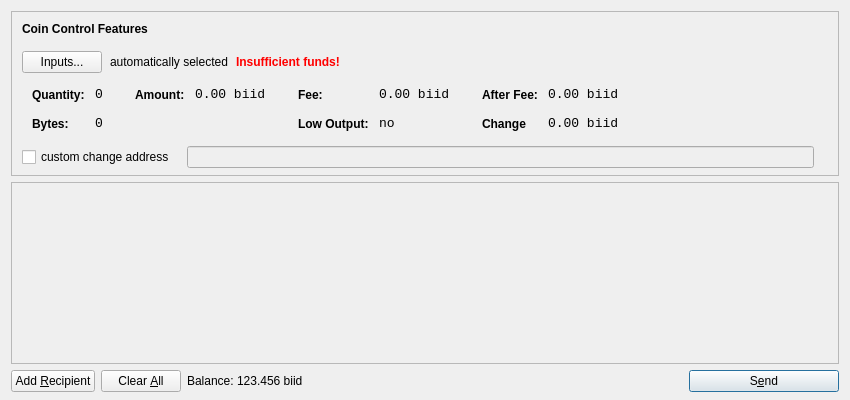
<?xml version="1.0" encoding="UTF-8"?>
<ui version="4.0">
 <class>SendCoinsDialog</class>
 <widget class="QDialog" name="SendCoinsDialog">
  <property name="geometry">
   <rect>
    <x>0</x>
    <y>0</y>
    <width>850</width>
    <height>400</height>
   </rect>
  </property>
  <property name="windowTitle">
   <string>Send Coins</string>
  </property>
  <layout class="QVBoxLayout" name="verticalLayout" stretch="0,1,0">
   <property name="bottomMargin">
    <number>8</number>
   </property>
   <item>
    <widget class="QFrame" name="frameCoinControl">
     <property name="sizePolicy">
      <sizepolicy hsizetype="Expanding" vsizetype="Expanding">
       <horstretch>0</horstretch>
       <verstretch>0</verstretch>
      </sizepolicy>
     </property>
     <property name="maximumSize">
      <size>
       <width>16777215</width>
       <height>16777215</height>
      </size>
     </property>
     <property name="frameShape">
      <enum>QFrame::StyledPanel</enum>
     </property>
     <property name="frameShadow">
      <enum>QFrame::Sunken</enum>
     </property>
     <layout class="QVBoxLayout" name="verticalLayoutCoinControl2">
      <property name="spacing">
       <number>-1</number>
      </property>
      <property name="leftMargin">
       <number>0</number>
      </property>
      <property name="topMargin">
       <number>0</number>
      </property>
      <property name="rightMargin">
       <number>0</number>
      </property>
      <property name="bottomMargin">
       <number>6</number>
      </property>
      <item>
       <layout class="QVBoxLayout" name="verticalLayoutCoinControl" stretch="0,0,0,0,1">
        <property name="spacing">
         <number>0</number>
        </property>
        <property name="leftMargin">
         <number>10</number>
        </property>
        <property name="topMargin">
         <number>10</number>
        </property>
        <item>
         <layout class="QHBoxLayout" name="horizontalLayoutCoinControl1">
          <property name="bottomMargin">
           <number>15</number>
          </property>
          <item>
           <widget class="QLabel" name="labelCoinControlFeatures">
            <property name="sizePolicy">
             <sizepolicy hsizetype="Preferred" vsizetype="Maximum">
              <horstretch>0</horstretch>
              <verstretch>0</verstretch>
             </sizepolicy>
            </property>
            <property name="font">
             <font>
              <weight>75</weight>
              <bold>true</bold>
             </font>
            </property>
            <property name="styleSheet">
             <string notr="true">font-weight:bold;</string>
            </property>
            <property name="text">
             <string>Coin Control Features</string>
            </property>
           </widget>
          </item>
         </layout>
        </item>
        <item>
         <layout class="QHBoxLayout" name="horizontalLayoutCoinControl2" stretch="0,0,0,0">
          <property name="spacing">
           <number>8</number>
          </property>
          <property name="bottomMargin">
           <number>10</number>
          </property>
          <item>
           <widget class="QPushButton" name="pushButtonCoinControl">
            <property name="styleSheet">
             <string notr="true"/>
            </property>
            <property name="text">
             <string>Inputs...</string>
            </property>
           </widget>
          </item>
          <item>
           <widget class="QLabel" name="labelCoinControlAutomaticallySelected">
            <property name="text">
             <string>automatically selected</string>
            </property>
            <property name="margin">
             <number>5</number>
            </property>
           </widget>
          </item>
          <item>
           <widget class="QLabel" name="labelCoinControlInsuffFunds">
            <property name="font">
             <font>
              <weight>75</weight>
              <bold>true</bold>
             </font>
            </property>
            <property name="styleSheet">
             <string notr="true">color:red;font-weight:bold;</string>
            </property>
            <property name="text">
             <string>Insufficient funds!</string>
            </property>
            <property name="margin">
             <number>5</number>
            </property>
           </widget>
          </item>
          <item>
           <spacer name="horizontalSpacerCoinControl">
            <property name="orientation">
             <enum>Qt::Horizontal</enum>
            </property>
            <property name="sizeHint" stdset="0">
             <size>
              <width>40</width>
              <height>1</height>
             </size>
            </property>
           </spacer>
          </item>
         </layout>
        </item>
        <item>
         <widget class="QWidget" name="widgetCoinControl" native="true">
          <property name="sizePolicy">
           <sizepolicy hsizetype="Preferred" vsizetype="Preferred">
            <horstretch>0</horstretch>
            <verstretch>0</verstretch>
           </sizepolicy>
          </property>
          <property name="minimumSize">
           <size>
            <width>0</width>
            <height>0</height>
           </size>
          </property>
          <property name="styleSheet">
           <string notr="true"/>
          </property>
          <layout class="QHBoxLayout" name="horizontalLayoutCoinControl5">
           <property name="margin">
            <number>0</number>
           </property>
           <item>
            <layout class="QHBoxLayout" name="horizontalLayoutCoinControl3" stretch="0,0,0,1">
             <property name="spacing">
              <number>20</number>
             </property>
             <property name="topMargin">
              <number>0</number>
             </property>
             <property name="bottomMargin">
              <number>10</number>
             </property>
             <item>
              <layout class="QFormLayout" name="formLayoutCoinControl1">
               <property name="horizontalSpacing">
                <number>10</number>
               </property>
               <property name="verticalSpacing">
                <number>14</number>
               </property>
               <property name="leftMargin">
                <number>10</number>
               </property>
               <property name="topMargin">
                <number>4</number>
               </property>
               <property name="rightMargin">
                <number>6</number>
               </property>
               <item row="0" column="0">
                <widget class="QLabel" name="labelCoinControlQuantityText">
                 <property name="styleSheet">
                  <string notr="true">font-weight:bold;</string>
                 </property>
                 <property name="text">
                  <string>Quantity:</string>
                 </property>
                 <property name="margin">
                  <number>0</number>
                 </property>
                </widget>
               </item>
               <item row="0" column="1">
                <widget class="QLabel" name="labelCoinControlQuantity">
                 <property name="font">
                  <font>
                   <family>Monospace</family>
                   <pointsize>10</pointsize>
                  </font>
                 </property>
                 <property name="cursor">
                  <cursorShape>IBeamCursor</cursorShape>
                 </property>
                 <property name="contextMenuPolicy">
                  <enum>Qt::ActionsContextMenu</enum>
                 </property>
                 <property name="text">
                  <string>0</string>
                 </property>
                 <property name="margin">
                  <number>0</number>
                 </property>
                 <property name="textInteractionFlags">
                  <set>Qt::LinksAccessibleByMouse|Qt::TextSelectableByKeyboard|Qt::TextSelectableByMouse</set>
                 </property>
                </widget>
               </item>
               <item row="1" column="0">
                <widget class="QLabel" name="labelCoinControlBytesText">
                 <property name="styleSheet">
                  <string notr="true">font-weight:bold;</string>
                 </property>
                 <property name="text">
                  <string>Bytes:</string>
                 </property>
                </widget>
               </item>
               <item row="1" column="1">
                <widget class="QLabel" name="labelCoinControlBytes">
                 <property name="font">
                  <font>
                   <family>Monospace</family>
                   <pointsize>10</pointsize>
                  </font>
                 </property>
                 <property name="cursor">
                  <cursorShape>IBeamCursor</cursorShape>
                 </property>
                 <property name="contextMenuPolicy">
                  <enum>Qt::ActionsContextMenu</enum>
                 </property>
                 <property name="text">
                  <string>0</string>
                 </property>
                 <property name="textInteractionFlags">
                  <set>Qt::LinksAccessibleByMouse|Qt::TextSelectableByKeyboard|Qt::TextSelectableByMouse</set>
                 </property>
                </widget>
               </item>
              </layout>
             </item>
             <item>
              <layout class="QFormLayout" name="formLayoutCoinControl2">
               <property name="horizontalSpacing">
                <number>10</number>
               </property>
               <property name="verticalSpacing">
                <number>14</number>
               </property>
               <property name="leftMargin">
                <number>6</number>
               </property>
               <property name="topMargin">
                <number>4</number>
               </property>
               <property name="rightMargin">
                <number>6</number>
               </property>
               <item row="0" column="0">
                <widget class="QLabel" name="labelCoinControlAmountText">
                 <property name="styleSheet">
                  <string notr="true">font-weight:bold;</string>
                 </property>
                 <property name="text">
                  <string>Amount:</string>
                 </property>
                 <property name="margin">
                  <number>0</number>
                 </property>
                </widget>
               </item>
               <item row="0" column="1">
                <widget class="QLabel" name="labelCoinControlAmount">
                 <property name="font">
                  <font>
                   <family>Monospace</family>
                   <pointsize>10</pointsize>
                  </font>
                 </property>
                 <property name="cursor">
                  <cursorShape>IBeamCursor</cursorShape>
                 </property>
                 <property name="contextMenuPolicy">
                  <enum>Qt::ActionsContextMenu</enum>
                 </property>
                 <property name="text">
                  <string notr="true">0.00 biid</string>
                 </property>
                 <property name="textInteractionFlags">
                  <set>Qt::LinksAccessibleByMouse|Qt::TextSelectableByKeyboard|Qt::TextSelectableByMouse</set>
                 </property>
                </widget>
               </item>
              </layout>
             </item>
             <item>
              <layout class="QFormLayout" name="formLayoutCoinControl3">
               <property name="horizontalSpacing">
                <number>10</number>
               </property>
               <property name="verticalSpacing">
                <number>14</number>
               </property>
               <property name="leftMargin">
                <number>6</number>
               </property>
               <property name="topMargin">
                <number>4</number>
               </property>
               <property name="rightMargin">
                <number>6</number>
               </property>
               <item row="0" column="0">
                <widget class="QLabel" name="labelCoinControlFeeText">
                 <property name="styleSheet">
                  <string notr="true">font-weight:bold;</string>
                 </property>
                 <property name="text">
                  <string>Fee:</string>
                 </property>
                 <property name="margin">
                  <number>0</number>
                 </property>
                </widget>
               </item>
               <item row="0" column="1">
                <widget class="QLabel" name="labelCoinControlFee">
                 <property name="font">
                  <font>
                   <family>Monospace</family>
                   <pointsize>10</pointsize>
                  </font>
                 </property>
                 <property name="cursor">
                  <cursorShape>IBeamCursor</cursorShape>
                 </property>
                 <property name="contextMenuPolicy">
                  <enum>Qt::ActionsContextMenu</enum>
                 </property>
                 <property name="text">
                  <string notr="true">0.00 biid</string>
                 </property>
                 <property name="textInteractionFlags">
                  <set>Qt::LinksAccessibleByMouse|Qt::TextSelectableByKeyboard|Qt::TextSelectableByMouse</set>
                 </property>
                </widget>
               </item>
               <item row="1" column="0">
                <widget class="QLabel" name="labelCoinControlLowOutputText">
                 <property name="styleSheet">
                  <string notr="true">font-weight:bold;</string>
                 </property>
                 <property name="text">
                  <string>Low Output:</string>
                 </property>
                </widget>
               </item>
               <item row="1" column="1">
                <widget class="QLabel" name="labelCoinControlLowOutput">
                 <property name="font">
                  <font>
                   <family>Monospace</family>
                   <pointsize>10</pointsize>
                  </font>
                 </property>
                 <property name="cursor">
                  <cursorShape>IBeamCursor</cursorShape>
                 </property>
                 <property name="contextMenuPolicy">
                  <enum>Qt::ActionsContextMenu</enum>
                 </property>
                 <property name="text">
                  <string>no</string>
                 </property>
                 <property name="textInteractionFlags">
                  <set>Qt::LinksAccessibleByMouse|Qt::TextSelectableByKeyboard|Qt::TextSelectableByMouse</set>
                 </property>
                </widget>
               </item>
              </layout>
             </item>
             <item>
              <layout class="QFormLayout" name="formLayoutCoinControl4">
               <property name="horizontalSpacing">
                <number>10</number>
               </property>
               <property name="verticalSpacing">
                <number>14</number>
               </property>
               <property name="leftMargin">
                <number>6</number>
               </property>
               <property name="topMargin">
                <number>4</number>
               </property>
               <property name="rightMargin">
                <number>6</number>
               </property>
               <item row="0" column="0">
                <widget class="QLabel" name="labelCoinControlAfterFeeText">
                 <property name="styleSheet">
                  <string notr="true">font-weight:bold;</string>
                 </property>
                 <property name="text">
                  <string>After Fee:</string>
                 </property>
                 <property name="margin">
                  <number>0</number>
                 </property>
                </widget>
               </item>
               <item row="0" column="1">
                <widget class="QLabel" name="labelCoinControlAfterFee">
                 <property name="font">
                  <font>
                   <family>Monospace</family>
                   <pointsize>10</pointsize>
                  </font>
                 </property>
                 <property name="cursor">
                  <cursorShape>IBeamCursor</cursorShape>
                 </property>
                 <property name="contextMenuPolicy">
                  <enum>Qt::ActionsContextMenu</enum>
                 </property>
                 <property name="text">
                  <string notr="true">0.00 biid</string>
                 </property>
                 <property name="textInteractionFlags">
                  <set>Qt::LinksAccessibleByMouse|Qt::TextSelectableByKeyboard|Qt::TextSelectableByMouse</set>
                 </property>
                </widget>
               </item>
               <item row="1" column="0">
                <widget class="QLabel" name="labelCoinControlChangeText">
                 <property name="styleSheet">
                  <string notr="true">font-weight:bold;</string>
                 </property>
                 <property name="text">
                  <string>Change</string>
                 </property>
                </widget>
               </item>
               <item row="1" column="1">
                <widget class="QLabel" name="labelCoinControlChange">
                 <property name="font">
                  <font>
                   <family>Monospace</family>
                   <pointsize>10</pointsize>
                  </font>
                 </property>
                 <property name="cursor">
                  <cursorShape>IBeamCursor</cursorShape>
                 </property>
                 <property name="contextMenuPolicy">
                  <enum>Qt::ActionsContextMenu</enum>
                 </property>
                 <property name="text">
                  <string notr="true">0.00 biid</string>
                 </property>
                 <property name="textInteractionFlags">
                  <set>Qt::LinksAccessibleByMouse|Qt::TextSelectableByKeyboard|Qt::TextSelectableByMouse</set>
                 </property>
                </widget>
               </item>
              </layout>
             </item>
            </layout>
           </item>
          </layout>
         </widget>
        </item>
        <item>
         <layout class="QHBoxLayout" name="horizontalLayoutCoinControl4" stretch="0,0,0">
          <property name="spacing">
           <number>12</number>
          </property>
          <property name="sizeConstraint">
           <enum>QLayout::SetDefaultConstraint</enum>
          </property>
          <property name="topMargin">
           <number>5</number>
          </property>
          <property name="rightMargin">
           <number>5</number>
          </property>
          <item>
           <widget class="QCheckBox" name="checkBoxCoinControlChange">
            <property name="text">
             <string>custom change address</string>
            </property>
           </widget>
          </item>
          <item>
           <widget class="QLineEdit" name="lineEditCoinControlChange">
            <property name="enabled">
             <bool>false</bool>
            </property>
            <property name="sizePolicy">
             <sizepolicy hsizetype="Expanding" vsizetype="Fixed">
              <horstretch>0</horstretch>
              <verstretch>0</verstretch>
             </sizepolicy>
            </property>
           </widget>
          </item>
          <item>
           <widget class="QLabel" name="labelCoinControlChangeLabel">
            <property name="sizePolicy">
             <sizepolicy hsizetype="Preferred" vsizetype="Expanding">
              <horstretch>0</horstretch>
              <verstretch>0</verstretch>
             </sizepolicy>
            </property>
            <property name="minimumSize">
             <size>
              <width>0</width>
              <height>0</height>
             </size>
            </property>
            <property name="text">
             <string/>
            </property>
            <property name="margin">
             <number>3</number>
            </property>
           </widget>
          </item>
         </layout>
        </item>
        <item>
         <spacer name="verticalSpacerCoinControl">
          <property name="orientation">
           <enum>Qt::Vertical</enum>
          </property>
          <property name="sizeHint" stdset="0">
           <size>
            <width>800</width>
            <height>1</height>
           </size>
          </property>
         </spacer>
        </item>
       </layout>
      </item>
     </layout>
    </widget>
   </item>
   <item>
    <widget class="QScrollArea" name="scrollArea">
     <property name="widgetResizable">
      <bool>true</bool>
     </property>
     <widget class="QWidget" name="scrollAreaWidgetContents">
      <property name="geometry">
       <rect>
        <x>0</x>
        <y>0</y>
        <width>830</width>
        <height>165</height>
       </rect>
      </property>
      <layout class="QVBoxLayout" name="verticalLayout_2">
       <property name="margin">
        <number>0</number>
       </property>
       <item>
        <layout class="QVBoxLayout" name="entries">
         <property name="spacing">
          <number>6</number>
         </property>
        </layout>
       </item>
       <item>
        <spacer name="verticalSpacer">
         <property name="orientation">
          <enum>Qt::Vertical</enum>
         </property>
         <property name="sizeHint" stdset="0">
          <size>
           <width>20</width>
           <height>40</height>
          </size>
         </property>
        </spacer>
       </item>
      </layout>
     </widget>
    </widget>
   </item>
   <item>
    <layout class="QHBoxLayout" name="horizontalLayout">
     <item>
      <widget class="QPushButton" name="addButton">
       <property name="toolTip">
        <string>Send to multiple recipients at once</string>
       </property>
       <property name="text">
        <string>Add &amp;Recipient</string>
       </property>
       <property name="autoDefault">
        <bool>false</bool>
       </property>
      </widget>
     </item>
     <item>
      <widget class="QPushButton" name="clearButton">
       <property name="sizePolicy">
        <sizepolicy hsizetype="Minimum" vsizetype="Fixed">
         <horstretch>0</horstretch>
         <verstretch>0</verstretch>
        </sizepolicy>
       </property>
       <property name="toolTip">
        <string>Remove all transaction fields</string>
       </property>
       <property name="text">
        <string>Clear &amp;All</string>
       </property>
       <property name="autoRepeatDelay">
        <number>300</number>
       </property>
       <property name="autoDefault">
        <bool>false</bool>
       </property>
      </widget>
     </item>
     <item>
      <layout class="QHBoxLayout" name="horizontalLayout_2">
       <property name="spacing">
        <number>3</number>
       </property>
       <item>
        <widget class="QLabel" name="label">
         <property name="sizePolicy">
          <sizepolicy hsizetype="Preferred" vsizetype="Fixed">
           <horstretch>0</horstretch>
           <verstretch>0</verstretch>
          </sizepolicy>
         </property>
         <property name="text">
          <string>Balance:</string>
         </property>
        </widget>
       </item>
       <item>
        <widget class="QLabel" name="labelBalance">
         <property name="sizePolicy">
          <sizepolicy hsizetype="Preferred" vsizetype="Fixed">
           <horstretch>0</horstretch>
           <verstretch>0</verstretch>
          </sizepolicy>
         </property>
         <property name="cursor">
          <cursorShape>IBeamCursor</cursorShape>
         </property>
         <property name="text">
          <string notr="true">123.456 biid</string>
         </property>
         <property name="textInteractionFlags">
          <set>Qt::LinksAccessibleByMouse|Qt::TextSelectableByKeyboard|Qt::TextSelectableByMouse</set>
         </property>
        </widget>
       </item>
      </layout>
     </item>
     <item>
      <spacer name="horizontalSpacer">
       <property name="orientation">
        <enum>Qt::Horizontal</enum>
       </property>
       <property name="sizeHint" stdset="0">
        <size>
         <width>40</width>
         <height>20</height>
        </size>
       </property>
      </spacer>
     </item>
     <item>
      <widget class="QPushButton" name="sendButton">
       <property name="minimumSize">
        <size>
         <width>150</width>
         <height>0</height>
        </size>
       </property>
       <property name="toolTip">
        <string>Confirm the send action</string>
       </property>
       <property name="text">
        <string>S&amp;end</string>
       </property>
       <property name="icon">
        <iconset resource="../bitcoin.qrc">
         <normaloff>:/icons/send</normaloff>:/icons/send</iconset>
       </property>
       <property name="default">
        <bool>true</bool>
       </property>
      </widget>
     </item>
    </layout>
   </item>
  </layout>
 </widget>
 <resources>
  <include location="../bitcoin.qrc"/>
 </resources>
 <connections/>
</ui>
